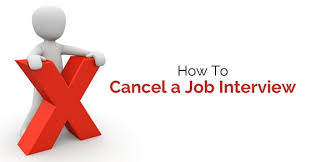
#> input picture a1.jpeg, 311 x 162 px
$ python d.py   (older library calls are emulated)
#> lines starting #> are read from the running program, lines starting #| are printed output that depends on the picture
import numpy as np
import cv2


g_kernel = cv2.getGaborKernel((21, 21), 8.0, np.pi/4, 10.0, 0.5, 0, ktype=cv2.CV_32F)

img = cv2.imread('a1.jpeg')
#> img is the input picture: shape (162, 311, 3); mean B, G, R 222.9, 224.9, 243.9
img = cv2.cvtColor(img, cv2.COLOR_BGR2GRAY)
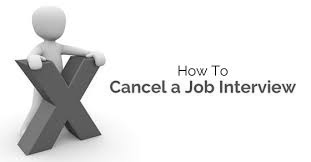
#> img: shape (162, 311); min 0, max 255, mean 230.4
filtered_img = cv2.filter2D(img, cv2.CV_8UC3, g_kernel)
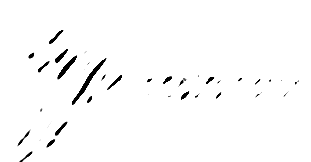
#> filtered_img: shape (162, 311); min 0, max 255, mean 250.3

cv2.imshow('image', img)
cv2.imshow('filtered image', filtered_img)

h, w = g_kernel.shape[:2]
g_kernel = cv2.resize(g_kernel, (3*w, 3*h), interpolation=cv2.INTER_CUBIC)
cv2.imshow('gabor kernel (resized)', g_kernel)
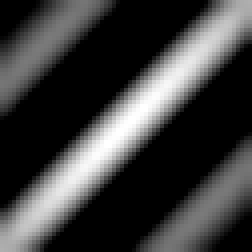
#> window 'gabor kernel (resized)': shape (63, 63) (shown 4 times larger); min 0, max 255, mean 62.3
cv2.waitKey(0)
cv2.destroyAllWindows()

$ run again, with abc.jpeg copied over a1.jpeg
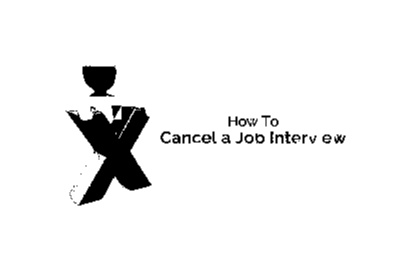
#> input picture abc.jpeg, 411 x 262 px
#> img is the input picture: shape (262, 411, 3); min 0, max 255, mean 241.2
#> img: shape (262, 411)
#> `filtered_img = cv2.filter2D(img, cv2.CV_8UC3, g_kernel)`:
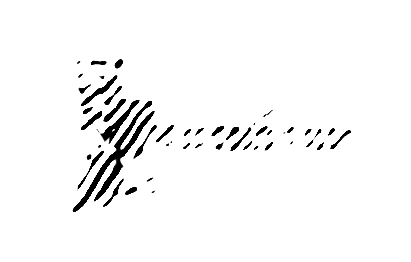
#> filtered_img: shape (262, 411); min 0, max 255, mean 246.8
